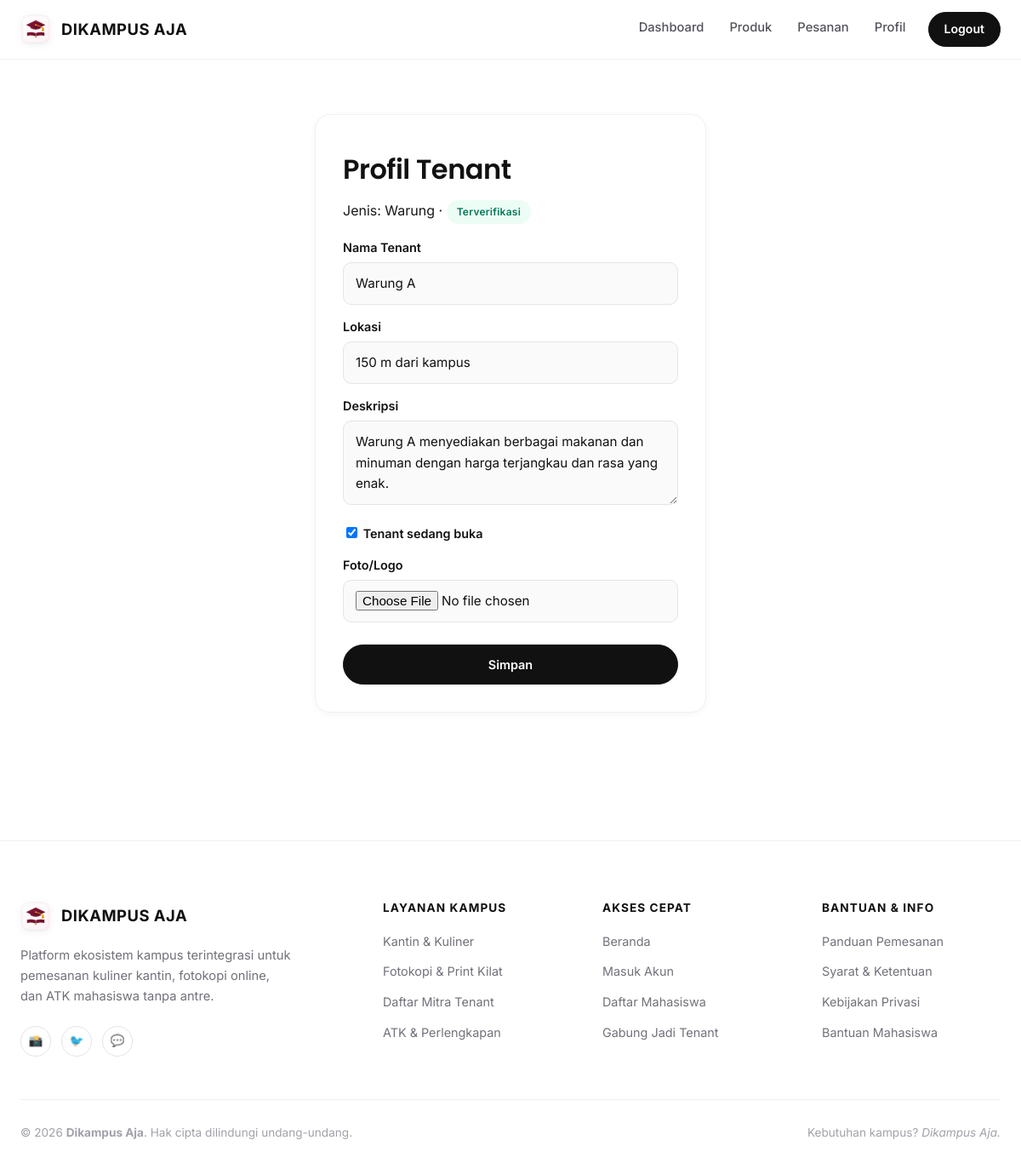
The page /tenant/profil.php (signed in) on the database its author committed.
### tables this page shows
CREATE TABLE IF NOT EXISTS `tenants` (
  `id_tenant` int NOT NULL AUTO_INCREMENT,
  `id_user` int NOT NULL,
  `nama_tenant` varchar(100) NOT NULL,
  `jenis_tenant` varchar(50) NOT NULL DEFAULT 'Warung',
  `deskripsi` text,
  `lokasi` varchar(150) DEFAULT NULL,
  `foto` varchar(255) DEFAULT NULL,
  `buka` tinyint(1) NOT NULL DEFAULT '1',
  `status_verifikasi` enum('pending','terverifikasi','ditolak') NOT NULL DEFAULT 'pending',
  `created_at` timestamp NULL DEFAULT CURRENT_TIMESTAMP,
  PRIMARY KEY (`id_tenant`),
  KEY `id_user` (`id_user`)
);

### config/database.php (called while the page is built, shortened)
<?php
$db = new mysqli('localhost', 'root', '', 'dikampus_aja');
$db->set_charset('utf8mb4');
function q($sql, $types = '', ...$p) {
    global $db;
    $st = $db->prepare($sql);
    if ($types) $st->bind_param($types, ...$p);
    $st->execute();
    $r = $st->get_result();
    if ($r) return $r->fetch_all(MYSQLI_ASSOC);
    return $st->insert_id ?: $st->affected_rows;
}
function one($sql, $types = '', ...$p) { $r = q($sql, $types, ...$p); return $r ? $r[0] : null; }

### tenant/profil.php (the view, shortened to what this page needs)
<?php
require '../includes/auth.php'; need('tenant'); $t = my_tenant();
$title = 'Profil'; include '../includes/header.php'; ?>
<div class="box narrow"><h2>Profil Tenant</h2><p>Jenis: <?= e($t['jenis_tenant']) ?> · <?= badge($t['status_verifikasi']) ?></p>
<form method="post" enctype="multipart/form-data"><label>Nama Tenant</label><input name="nama" value="<?= e($t['nama_tenant']) ?>" required>
<label>Lokasi</label><input name="lokasi" value="<?= e($t['lokasi']) ?>"><label>Deskripsi</label><textarea name="deskripsi" rows="3"><?= e($t['deskripsi']) ?></textarea>
<label><input type="checkbox" name="buka" style="width:auto" <?= $t['buka'] ? 'checked' : '' ?>> Tenant sedang buka</label>
<label>Foto/Logo</label><input type="file" name="foto" accept="image/*"><br><br><button class="btn block">Simpan</button></form></div>
<?php include '../includes/footer.php';

### includes/auth.php (shortened to what this page needs)
<?php
require_once __DIR__ . '/../config/database.php';
function e($s) { return htmlspecialchars((string)$s, ENT_QUOTES, 'UTF-8'); }
function me() { return $_SESSION['user'] ?? null; }
function my_tenant() { return one('SELECT * FROM tenants WHERE id_user=?', 'i', me()['id']); }
function badge($s) { return '<span class="badge ' . e($s) . '">' . e(ucwords(str_replace('_', ' ', $s))) . '</span>'; }

### assets/css/style.css (style rules this page uses)
:root { --bg: #ffffff; --bg-warm: #faf9f6; --bg-muted: #f4f4f5; --bg-subtle: #fbfbfa; --t: #18181b; --t-heading: #111111; --mut: #71717a; --border: #f0f0f2; --border-subtle: #e5e7eb; --m: #111111; --m2: #27272a; --accent: #b45309; --font-serif: 'Poppins', -apple-system, BlinkMacSystemFont, sans-serif; --font-sans: 'Inter', -apple-system, BlinkMacSystemFont, 'Segoe UI', Roboto, sans-serif; --radius-sm: 8px; --radius-md: 12px; --radius-lg: 18px; --radius-xl: 24px; --radius-full: 9999px; --shadow-sm: 0 2px 8px rgba(0, 0, 0, 0.04); --shadow-md: 0 10px 25px -5px rgba(0, 0, 0, 0.06); --shadow-lg: 0 20px 40px -15px rgba(0, 0, 0, 0.08); }
* { box-sizing: border-box; }
body { margin: 0; font-family: var(--font-sans); color: var(--t); background: var(--bg); line-height: 1.6; -webkit-font-smoothing: antialiased; }
h1, h2, h3, h4 { font-family: var(--font-serif); color: var(--t-heading); font-weight: 600; line-height: 1.25; margin: 0.4em 0 0.2em; letter-spacing: -0.015em; }
h2 { font-size: 2rem; }
input, select, textarea { width: 100%; padding: 12px 14px; border: 1px solid #e4e4e7; border-radius: 10px; font: inherit; font-size: 0.95rem; background: #fafafa; color: var(--t-heading); transition: all 0.2s ease; }
label { display: block; margin: 14px 0 6px; font-weight: 600; font-size: 0.9rem; color: var(--t-heading); }
.btn { display: inline-block; background: var(--m); color: #ffffff; border: 1px solid var(--m); border-radius: var(--radius-full); padding: 11px 22px; font: inherit; font-weight: 600; font-size: 0.9rem; cursor: pointer; text-decoration: none; transition: all 0.2s ease; }
.btn.block { display: block; width: 100%; text-align: center; }
.box { background: #ffffff; border: 1px solid var(--border); border-radius: var(--radius-lg); padding: 32px; box-shadow: var(--shadow-sm); margin-bottom: 24px; }
.narrow { max-width: 460px; margin: 40px auto; }
.badge { display: inline-block; padding: 4px 12px; border-radius: var(--radius-full); font-size: 0.75rem; font-weight: 600; width: fit-content; text-transform: capitalize; letter-spacing: 0.02em; }
.selesai, .terverifikasi { background: #ecfdf5; color: #047857; }

### rows shown on the page
tenants: jenis_tenant "Warung", status_verifikasi "Terverifikasi", nama "Warung A", lokasi "150 m dari kampus", deskripsi "Warung A menyediakan berbagai makanan dan minuman dengan harga terjangkau dan rasa yang enak.", buka "☑"

### other values the page prints
$x[1] "Dashboard"
$x[1] "Produk"
$x[1] "Pesanan"
$x[1] "Profil"
$x[1] "Logout"
